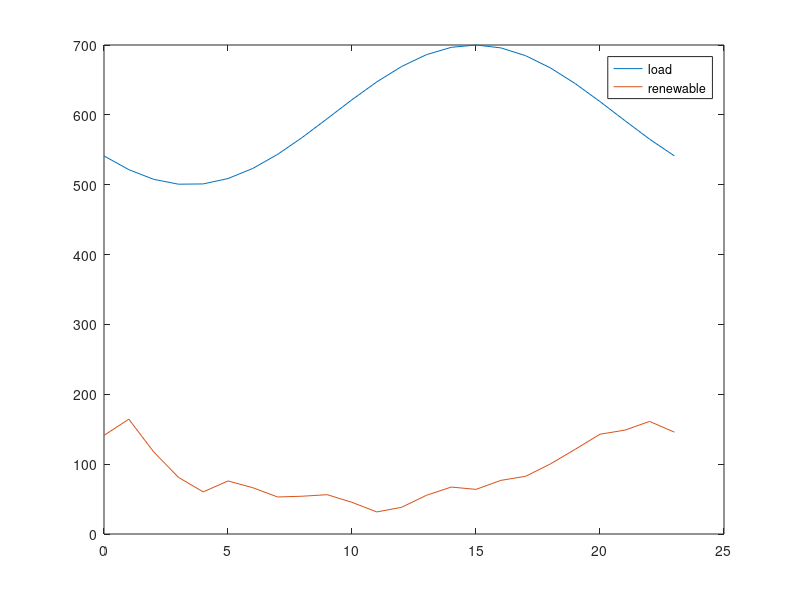

Write MATLAB code to recreate this figure. (Note: this script raises an error after producing the figure.)
clear all

% Runs simulation for the lifetime of the battery

%% Tunables 

life=24480;
Endlife_cap = 0.5;
Starting_cap = 0.8;
Simu_interval = 720; % one month for degredation interval

ESCap = 20; % MW
ESallowed = 0.8;

k_dollar_coal = 2.37; % dollar/mmbtu, 2014: 2.37, 2017: 2.22
k_dollar_gas = 5.00; % dollar/mmbtu, 2014: 5.00, 2017: 3.67

%emissions factors
k_coal = 206*0.453592; % CO2 kg/mmbtu (0.453592 lbs to kg) 210
k_gas = 117*0.453592; % CO2 kg/mmbtu (0.453592 lbs to kg)
k_coal_nox = 0.227*0.453592;
k_gas_nox = 0.116*0.453592;
k_coal_so2 = 0.15713*0.453592; %0.16163
k_gas_so2 = 0.001*0.453592;

k_co2=[k_gas,k_coal,k_gas,k_gas]; % for heavy coal
k_nox=[k_gas_nox,k_coal_nox,k_gas_nox,k_gas_nox]; % for heavy coal
k_so2=[k_gas_so2,k_coal_so2,k_gas_so2,k_gas_so2]; % for heavy coal

k_dollar=[k_dollar_gas,k_dollar_coal,k_dollar_gas,k_dollar_gas]; % for heavy coal

Flag_wind=1; % 0 for no renewables 1 for renewables
Flag_solar=0;
t_vec = [0:23]';
load_profile = 100*sin(linspace(-0.8*pi,1.2*pi,length(t_vec)))+600;

%wind bellow
wind = Flag_wind*[141.1454209 164.3588944 117.67492 81.14462355 60.24906746 75.97386229 66.24155752 53.00033944 54.0897504 56.28039471 45.30936663 31.58459838 38.24235306 55.3985323 67.19698144 63.89313544 76.75370188 82.61862694 100.3076893 121.2392963 142.839525 148.6643123 161.1639311 145.8123442]; % wind
%solar bellow
solar = Flag_solar*[0 0 0 0 0 0 0 0 2.761714555 187.1547077 307.7808614 260.2846929 282.7520984 260.9285882 373.699438 294.5867518 181.2343721 0 0 0 0 0 0 0];

wind_profile=(wind+solar);

figure
plot(t_vec,load_profile,t_vec,wind_profile)
legend('load','renewable')
fname = 'C:/filepath';
saveas(gca, fullfile(fname,'load'),'fig');

%%
up_min_vec = [4,12,4.5,5];%  heavy coal [12,12,4,4] heavy gas [4,12,4,4]
down_min_vec = [4,12,4.5,5];%  heavy coal [12,12,4,4] heavy gas [4,12,4,4]

alpha_load = 0.03;
alpha_wind = 0.05;

mpc = loadcase('case_yl9bus');
baseMVA = mpc.baseMVA;

% Change line constraints
mpc.branch(:,6) = 1000*ones(size(mpc.branch,1),1);%#of rows,adding one to that and multiplying by 1000 then changing the rateA column to that value

% Change generator limits (ineq, linear)
mpc.gen(1:4,9:10) = [250,100;160,64;240,96;150,60]; % 80% gas, 20% coal another option [160,64;250,100;250,100;140,56] [160,64;275,110;275,110;90,36]

%(rows, columns)

%% Calculating coal cost curves
coef_Hunter_3 = [0.0144,21.077,9080,117483];  % Input/output curve, y(1000 Btu/h), x(MW)
x_Hunter = (10:1:100)';
y_Hunter = polyval(coef_Hunter_3,x_Hunter);

coef_Hunter_2 = polyfit(x_Hunter,y_Hunter,2);
y_Hunter_fit = polyval(coef_Hunter_2,x_Hunter);

coef_Hunter_cost = coef_Hunter_2*k_dollar_coal*10^(-3);
cost_Hunter = polyval(coef_Hunter_cost,x_Hunter);

Hunter_max = 100;

g2_max=mpc.gen(2,9);

g2_ratio=g2_max/Hunter_max;

g2_cost=[coef_Hunter_cost(1)/g2_ratio,coef_Hunter_cost(2),coef_Hunter_cost(3)*g2_ratio];

%% Calculating gas cost curves
coef_Moss_3 = [-0.0013,2.955,6561.2,662025];  % Input/output curve, y(1000 Btu/h), x(MW)
x_Moss = (10:10:750)'; % MW
y_Moss = polyval(coef_Moss_3,x_Moss); % 1000 Btu/h

coef_Moss_2 = polyfit(x_Moss,y_Moss,2); %fits a polynomial line of 2 degrees (Ax^2+Bx+C)
y_Moss_fit = polyval(coef_Moss_2,x_Moss); %uses the two polynominal line to create a new line

coef_Moss_cost = coef_Moss_2*k_dollar_gas*10^(-3);
cost_Moss = polyval(coef_Moss_cost,x_Moss);

Moss_max = 750;

g1_max=mpc.gen(1,9);
g3_max=mpc.gen(3,9);
g4_max=mpc.gen(4,9);

g1_ratio=g1_max/Moss_max;
g3_ratio=g3_max/Moss_max;
g4_ratio=g4_max/Moss_max;

g1_cost = [coef_Moss_cost(1)/g1_ratio,coef_Moss_cost(2),coef_Moss_cost(3)*g1_ratio];
g3_cost = [coef_Moss_cost(1)/g3_ratio,coef_Moss_cost(2),coef_Moss_cost(3)*g3_ratio];
g4_cost = [coef_Moss_cost(1)/g4_ratio,coef_Moss_cost(2),coef_Moss_cost(3)*g4_ratio];

%%
mpc.gencost(1,5:7) = g1_cost; 
mpc.gencost(2,5:7) = g2_cost;
mpc.gencost(3,5:7) = g3_cost;
mpc.gencost(4,5:7) = g4_cost;

%%
% Change reserve cost
Rcost = [5;10;4;4;5;10;4;4]*baseMVA; %heavy coal case

c_on = [3.99*mpc.gen(1,9)+3.67*mpc.gen(1,9)*k_dollar_gas;5.61*mpc.gen(2,9)+7.5*mpc.gen(2,9)*k_dollar_coal;
    3.99*mpc.gen(3,9)+3.67*mpc.gen(3,9)*k_dollar_gas;3.99*mpc.gen(4,9)+3.67*mpc.gen(4,9)*k_dollar_gas]; % $ per occurance

c_off = [3.99*mpc.gen(1,9);5.61*mpc.gen(2,9);3.99*mpc.gen(3,9);3.99*mpc.gen(4,9)]; % $ per occurance
c_rES = 0.1;

mileage = 7.364;
eff=0.9;
Rinc=0.04;
EOL_eff=1-(1-eff)*(Rinc+1);
eff_loss=(eff-EOL_eff)/life*24*30; %13680 is the life of the battery

%% prepare

Current_cap = Starting_cap;
Current_t = 0;
tvec = [];
co2_vec = [];
so2_vec = [];
nox_vec = [];
cap_vec = [];
coal_vec=[];
gas_vec=[];
F_coal=[];
F_gas=[];
g1_nES=[];
g2_nES=[];
g3_nES=[];
g4_nES=[];
g1=[];
g2=[];
g3=[];
g4=[];
g1_vec=[];
g2_vec=[];
g3_vec=[];
g4_vec=[];
BaseLoad = 143+159+198; 

n_interval = length(t_vec);
n_generator = 4;
n_wind = 1;
n_reserve = 4;
n_ES = 1;
n_branch = 9;
n_bus = 9;

%% cost
cost_coef = mpc.gencost(1:4,5:7);
Q_gen = diag(cost_coef(:,1))*baseMVA^2; %making cost in 1st column of cost_coef into the diagonal of a 4x4
c_gen = cost_coef(:,2)*baseMVA;
c_gen_c = cost_coef(:,3);
c_reserve = Rcost(1:n_reserve)*2;

CrES = zeros(n_bus,1);
CrES(8,1) = 1; % the first one is 0.1 and the last is 1 

% power flow (eq, linear)
Bmatrix = zeros(n_bus,n_bus);
branch_info = mpc.branch;
for i = 1:n_branch
    ind_i = branch_info(i,1);
    ind_j = branch_info(i,2);
    bij = 1/branch_info(i,4);
    Bmatrix(ind_i,ind_j) = -bij;
    Bmatrix(ind_j,ind_i) = -bij;
end

Bmatrix = Bmatrix + diag(-sum(Bmatrix,2));

bus_info = mpc.bus;

Cg = zeros(n_bus,n_generator);
Cg(1,1) = 1;
Cg(2,2) = 1;
Cg(3,3) = 1;
Cg(6,4) = 1;

Cw = zeros(n_bus,n_wind);
Cw(8,1) = 1;

% generator limits (ineq, linear)
gen_limits = mpc.gen(1:4,9:10)/baseMVA;

% line constraints (ineq, linear)
Smax = mpc.branch(:,6)/baseMVA;

Bline = zeros(n_branch,n_branch);
for i = 1:n_branch
    ind_i = branch_info(i,1);
    ind_j = branch_info(i,2);
    bij = 1/branch_info(i,4);
    Bline(i,ind_i) = bij;
    Bline(i,ind_j) = -bij;
end

% prepare for cvx
Q_gen_cvx = [];
c_gen_cvx = [];
c_gen_c_cvx = [];
c_reserve_cvx = [];
c_on_cvx = [];
c_off_cvx = [];
c_rES_cvx = [];
Cg_cvx = [];
Cw_cvx = [];
CrES_cvx = [];
Bmatrix_cvx = [];
Sd_cvx = [];
gen_max_cvx = [];
gen_min_cvx = [];
wind_forecast_cvx = [];
Smax_cvx = [];
Bline_cvx = [];


for i = 1:n_interval %n_interval is 24 hours so large loop only runs for 1 day but deg. in code is for 1 month??
    
    % Change loads
    loadamp = load_profile(i)/BaseLoad;
    mpc.bus(:,3:4) = loadamp*bus_info(:,3:4);
    Sd =mpc.bus(:,3)/baseMVA;
    
    % Change generator bounds
    wind_forecast = wind_profile(i);
    mpc.gen(5,9:10) = [wind_forecast,0]; % wind
    
    % Matrices
    Q_gen_cvx = blkdiag(Q_gen_cvx,Q_gen);
    c_gen_cvx = [c_gen_cvx;c_gen];
    c_gen_c_cvx = [c_gen_c_cvx;c_gen_c];
    c_reserve_cvx = [c_reserve_cvx;c_reserve];
    c_on_cvx = [c_on_cvx;c_on];
    c_off_cvx = [c_off_cvx;c_off];
    c_rES_cvx = [c_rES_cvx;c_rES];
    
    Cg_cvx = blkdiag(Cg_cvx,Cg);
    Cw_cvx = blkdiag(Cw_cvx,Cw);
    CrES_cvx = blkdiag(CrES_cvx,CrES);
    Bmatrix_cvx = blkdiag(Bmatrix_cvx,Bmatrix);
    Sd_cvx = [Sd_cvx;Sd];
    
    gen_max_cvx = [gen_max_cvx;gen_limits(:,1)];
    gen_min_cvx = [gen_min_cvx;gen_limits(:,2)];
    wind_forecast_cvx = [wind_forecast_cvx;wind_forecast];
    
    Smax_cvx = [Smax_cvx;Smax];
    Bline_cvx = blkdiag(Bline_cvx,Bline);
    
end

cvx_begin

variables p(n_generator*n_interval) pw(n_wind*n_interval) theta(n_bus*n_interval) r(n_reserve*n_interval)
variable u(n_generator*n_interval) binary
variable v(n_generator*n_interval) binary
variable w(n_generator*n_interval) binary

minimize (quad_form(p,Q_gen_cvx) + c_gen_cvx'*p + c_reserve_cvx'*r + c_on_cvx'*v + c_off_cvx'*w + c_gen_c_cvx'*u)

subject to
-Cg_cvx*p - Cw_cvx*pw + Bmatrix_cvx*theta + Sd_cvx == 0
p + r <= gen_max_cvx.*u
p - r >= gen_min_cvx.*u
0 <= pw <= wind_forecast_cvx/baseMVA

for i = 1:n_interval
    theta_i = theta((i-1)*n_bus+1:i*n_bus);
    u_i = u((i-1)*n_generator+1:i*n_generator);
    -Smax <= Bline*theta((i-1)*n_bus+1:i*n_bus) <= Smax
    
    theta((i-1)*n_bus+1) == 0
    r_i = r((i-1)*n_reserve+1:i*n_reserve);
    r_demand_i = alpha_wind*pw(i)+alpha_load*load_profile(i)/baseMVA;
    sum(r_i) >= r_demand_i
end

r >= 0

u_0_length = max(max(up_min_vec),max(down_min_vec))+1;
u_0 = ones(n_generator*u_0_length,1); % assume all generator on in the previous period
u_extend = [u_0;u];

for k = 1:n_generator
    up_min = up_min_vec(k);
    down_min = down_min_vec(k);
    for i = 2:(n_interval+u_0_length)
        u_i = u_extend((i-1)*n_generator+k);
        u_iminus = u_extend((i-2)*n_generator+k);
        if (n_interval+u_0_length-i) >= down_min
            for j = 1:down_min-1
                u_j = u_extend((i-1+j)*n_generator+k);
                u_iminus - u_i + u_j <= 1
            end
        else
            for j = 1:(n_interval+u_0_length-i)
                u_j = u_extend((i-1+j)*n_generator+k);
                u_iminus - u_i + u_j <= 1
            end
        end
        if (n_interval+u_0_length-i) >= up_min
            for j = 1:up_min-1
                u_j = u_extend((i-1+j)*n_generator+k);
                -u_iminus + u_i - u_j <= 0
            end
        else
            for j = 1:(n_interval+u_0_length-i)
                u_j = u_extend((i-1+j)*n_generator+k);
                -u_iminus + u_i - u_j <= 0
            end
        end
    end
end

for i = 1:n_interval
    u_i = u((i-1)*n_generator+1:i*n_generator);
    if i == 1
        u_iminus = u_0(end-3:end);
    else
        u_iminus = u((i-2)*n_generator+1:(i-1)*n_generator);
    end
    v_i = v((i-1)*n_generator+1:i*n_generator);
    w_i = w((i-1)*n_generator+1:i*n_generator);
    -u_iminus + u_i - v_i <= 0
    u_iminus - u_i - w_i <= 0
end

cvx_end

p_noES = p;
pw_noES = pw;
r_noES = r;
u_noES = u;
v_noES = v;
w_noES = w;

d=1;

while Current_cap > Endlife_cap
    
    Current_t;
    
    if (Current_t) == 0
        Current_cap;
    else
        Current_cap = Starting_cap-(1-f_BatteryDegrade_Xu(Current_t))
    end
    tvec = [tvec;Current_t];
    cap_vec = [cap_vec;Current_cap];
    Current_t = Current_t + Simu_interval %simulation interval needs to be converted from hours to days
    
    ESavailable = ESCap*Current_cap*ESallowed/2; %%% this should just be ESCap
    maxES = ESavailable/baseMVA;
    
    
    %%
    
    clearvars p pw theta r u v w
    
    cvx_begin
    
    variables p(n_generator*n_interval) pw(n_wind*n_interval) theta(n_bus*n_interval) r(n_reserve*n_interval) rES(n_ES*n_interval)
    variable u(n_generator*n_interval) binary
    variable v(n_generator*n_interval) binary
    variable w(n_generator*n_interval) binary
    
    minimize (quad_form(p,Q_gen_cvx) + c_gen_cvx'*p + c_reserve_cvx'*r + c_on_cvx'*v + c_off_cvx'*w + c_rES_cvx'*rES + c_gen_c_cvx'*u)
    
    beta = mileage/24*(1-eff);
    eff=eff-eff_loss;
    
    subject to
    -Cg_cvx*p - Cw_cvx*pw + Bmatrix_cvx*theta + Sd_cvx + CrES_cvx*rES*beta == 0
    p + r <= gen_max_cvx.*u
    p - r >= gen_min_cvx.*u
    0 <= pw <= wind_forecast_cvx/baseMVA
    
    for i = 1:n_interval
        theta_i = theta((i-1)*n_bus+1:i*n_bus);
        u_i = u((i-1)*n_generator+1:i*n_generator);
        -Smax <= Bline*theta((i-1)*n_bus+1:i*n_bus) <= Smax
        
        theta((i-1)*n_bus+1) == 0
        r_i = r((i-1)*n_reserve+1:i*n_reserve);
        rES_i = rES((i-1)*n_ES+1:i*n_ES);
        r_demand_i = alpha_wind*pw(i)+alpha_load*load_profile(i)/baseMVA;
        sum(r_i) + sum(rES_i) >= r_demand_i
    end
    
    r >= 0
    0 <= rES <= maxES
    
    u_0_length = max(max(up_min_vec),max(down_min_vec))+1;
    u_0 = ones(n_generator*u_0_length,1); % assume all generator on in the previous period
    u_extend = [u_0;u];
    for k = 1:n_generator
        up_min = up_min_vec(k);
        down_min = down_min_vec(k);
        for i = 2:(n_interval+u_0_length)
            u_i = u_extend((i-1)*n_generator+k);
            u_iminus = u_extend((i-2)*n_generator+k);
            if (n_interval+u_0_length-i) >= down_min
                for j = 1:down_min-1
                    u_j = u_extend((i-1+j)*n_generator+k);
                    u_iminus - u_i + u_j <= 1
                end
            else
                for j = 1:(n_interval+u_0_length-i)
                    u_j = u_extend((i-1+j)*n_generator+k);
                    u_iminus - u_i + u_j <= 1;
                end
            end
            if (n_interval+u_0_length-i) >= up_min
                for j = 1:up_min-1
                    u_j = u_extend((i-1+j)*n_generator+k);
                    -u_iminus + u_i - u_j <= 0
                end
            else
                for j = 1:(n_interval+u_0_length-i)
                    u_j = u_extend((i-1+j)*n_generator+k);
                    -u_iminus + u_i - u_j <= 0
                end
            end
        end
    end
    
    for i = 1:n_interval
        u_i = u((i-1)*n_generator+1:i*n_generator);
        if i == 1
            u_iminus = u_0(end-3:end);
        else
            u_iminus = u((i-2)*n_generator+1:(i-1)*n_generator);
        end
        v_i = v((i-1)*n_generator+1:i*n_generator);
        w_i = w((i-1)*n_generator+1:i*n_generator);
        -u_iminus + u_i - v_i <= 0
        u_iminus - u_i - w_i <= 0
    end
    
    cvx_end
    
    
    for i = 1:n_interval
        
        p_i = p_noES((i-1)*n_generator+1:i*n_generator);
        p1_noES(i,1) = p_i(1);
        p2_noES(i,1) = p_i(2);
        p3_noES(i,1) = p_i(3);
        p4_noES(i,1) = p_i(4);
        
        u_i = u_noES((i-1)*n_generator+1:i*n_generator);
        u1_noES(i,1) = u_i(1);
        u2_noES(i,1) = u_i(2);
        u3_noES(i,1) = u_i(3);
        u4_noES(i,1) = u_i(4);
        
        r_i = r_noES((i-1)*n_generator+1:i*n_generator);
        r1_noES(i,1) = r_i(1);
        r2_noES(i,1) = r_i(2);
        r3_noES(i,1) = r_i(3);
        r4_noES(i,1) = r_i(4);
        
    end
    
    for i = 1:n_interval
        
        p_i = p((i-1)*n_generator+1:i*n_generator);
        p1(i,1) = p_i(1);
        p2(i,1) = p_i(2);
        p3(i,1) = p_i(3);
        p4(i,1) = p_i(4);
        
        u_i = u((i-1)*n_generator+1:i*n_generator);
        u1(i,1) = u_i(1);
        u2(i,1) = u_i(2);
        u3(i,1) = u_i(3);
        u4(i,1) = u_i(4);
        
        r_i = r((i-1)*n_generator+1:i*n_generator);
        r1(i,1) = r_i(1);
        r2(i,1) = r_i(2);
        r3(i,1) = r_i(3);
        r4(i,1) = r_i(4);
        
    end
    
    if (Current_t)==720
    figure 
    subplot(3,2,1)
    plot(t_vec,p1_noES*baseMVA,'-o',t_vec,p1*baseMVA,'--x','MarkerSize',3)
    hline = refline([0 100]);
    hline.Color='k';
    hline.LineStyle='--';
    hline = refline([0 250]);
    hline.Color='k';
    hline.LineStyle='--';
    legend('w/o ES','w ES','Location','northoutside','Orientation','Horizontal')
    xlim([0,23])
    
    ylabel('G1 MW (NG)')
    subplot(3,2,2)
    plot(t_vec,p2_noES*baseMVA,'-o',t_vec,p2*baseMVA,'--x','MarkerSize',3)
    hline = refline([0 64]);
    hline.Color='k';
    hline.LineStyle='--';
    hline = refline([0 160]);
    hline.Color='k';
    hline.LineStyle='--';
    xlim([0,23])

    ylabel('G2 MW (Coal)')
    subplot(3,2,3)
    plot(t_vec,p3_noES*baseMVA,'-o',t_vec,p3*baseMVA,'--x','MarkerSize',3)
    hline = refline([0 96]);
    hline.Color='k';
    hline.LineStyle='--';
    hline = refline([0 240]);
    hline.Color='k';
    hline.LineStyle='--';
    xlim([0,23])

    ylabel('G3 MW (NG)')
    subplot(3,2,4)
    plot(t_vec,p4_noES*baseMVA,'-o',t_vec,p4*baseMVA,'--x','MarkerSize',3)
    hline = refline([0 60]);
    hline.Color='k';
    hline.LineStyle='--';
    hline = refline([0 150]);
    hline.Color='k';
    hline.LineStyle='--';
    xlim([0,23])
    ylabel('G4 MW (NG)')
    
    subplot(3,2,5)
    plot(t_vec,pw_noES*baseMVA,'-o',t_vec,pw*baseMVA,'--x','MarkerSize',3)
    xlim([0,23])
    ylabel('Renewable MW')
    xlabel('Hours')
    saveas(gca, fullfile(fname,'Dispatch_Init'),'fig');

    figure %7
    subplot(3,2,1)
    plot(t_vec,r1_noES*baseMVA,'-o',t_vec,r1*baseMVA,'--x','MarkerSize',3)
    legend('w/o ES','w ES','Location','northoutside','Orientation','Horizontal')
    title('Reserve dispatch (MW)')
    xlim([0,23])
%     ylim([0,30])
    ylabel('G1 MW (NG)')
    subplot(3,2,2)
    plot(t_vec,r2_noES*baseMVA,'-o',t_vec,r2*baseMVA,'--x','MarkerSize',3)
    xlim([0,23])
%     ylim([0,30])
    ylabel('G2 MW (Coal)')
    subplot(3,2,3)
    plot(t_vec,r3_noES*baseMVA,'-o',t_vec,r3*baseMVA,'--x','MarkerSize',3)
    xlim([0,23])
%     ylim([0,30])
    ylabel('G3 MW (NG)')
    subplot(3,2,4)
    plot(t_vec,r4_noES*baseMVA,'-o',t_vec,r4*baseMVA,'--x','MarkerSize',3)
    xlim([0,23])
%     ylim([0,30])
    ylabel('G4 MW (NG)')
    subplot(3,2,5)
    plot(t_vec,zeros(length(t_vec),1),'-o',t_vec,rES*baseMVA,'--x','MarkerSize',3)
    xlim([0,23])
%     ylim([0,30])
    ylabel('Battery MW')
    xlabel('Hours')
    saveas(gca, fullfile(fname,'Reserves_Init'),'fig');
    end
    
    co2_total_noES = [];
    so2_total_noES = [];
    nox_total_noES = [];
    cost_p_noES = [];
    cost_r_noES = [];
    cost_total_noES = [];
    gen1=[];
    gen2=[];
    gen3=[];
    gen4=[];
    gen1_noES=[];
    gen2_noES=[];
    gen3_noES=[];
    gen4_noES=[];
    Fuel_coal_noES = [];
    Fuel_gas_noES = [];
    
    for i = 1:length(t_vec)
        
        p_1 = p1_noES(i)*baseMVA;
        p_2 = p2_noES(i)*baseMVA;
        p_3 = p3_noES(i)*baseMVA;
        p_4 = p4_noES(i)*baseMVA;
        
        gen1_nES(i)=p_1;
        gen2_nES(i)=p_2;
        gen3_nES(i)=p_3;
        gen4_nES(i)=p_4;
                
        cost_1 = polyval(mpc.gencost(1,5:7),p_1);
        cost_2 = polyval(mpc.gencost(2,5:7),p_2);
        cost_3 = polyval(mpc.gencost(3,5:7),p_3);
        cost_4 = polyval(mpc.gencost(4,5:7),p_4);
        
        cost_p_noES(i,1) = cost_1 + cost_2 + cost_3 + cost_4;
        
        r_i = r_noES((i-1)*n_reserve+1:i*n_reserve);
        cost_r_noES(i,1) = c_reserve'*r_i;
        
        cost_total_noES(i,1) = cost_p_noES(i,1) + cost_r_noES(i,1);
        
        Fuel1 = cost_1/k_dollar(1,1); %MMBtu
        Fuel2 = cost_2/k_dollar(1,2);
        Fuel3 = cost_3/k_dollar(1,3);
        Fuel4 = cost_4/k_dollar(1,4);
        
        co2_1 = cost_1/k_dollar(1,1)*k_co2(1,1);
        co2_2 = cost_2/k_dollar(1,2)*k_co2(1,2);
        co2_3 = cost_3/k_dollar(1,3)*k_co2(1,3);
        co2_4 = cost_4/k_dollar(1,4)*k_co2(1,4);
        
        so2_1 = cost_1/k_dollar(1,1)*k_so2(1,1);
        so2_2 = cost_2/k_dollar(1,2)*k_so2(1,2);
        so2_3 = cost_3/k_dollar(1,3)*k_so2(1,3);
        so2_4 = cost_4/k_dollar(1,4)*k_so2(1,4);
        
        nox_1 = cost_1/k_dollar(1,1)*k_nox(1,1);
        nox_2 = cost_2/k_dollar(1,2)*k_nox(1,2);
        nox_3 = cost_3/k_dollar(1,3)*k_nox(1,3);
        nox_4 = cost_4/k_dollar(1,4)*k_nox(1,4);
        
        if (p_1<1)
            Fuel1=0;
            co2_1=0;
            so2_1=0;
            nox_1=0;
        end
        if (p_2<1)
            Fuel2=0;
            co2_2=0;
            so2_2=0;
            nox_2=0;
        end
        if (p_3<1)
            Fuel3=0;
            co2_3=0;
            so2_3=0;
            nox_3=0;
        end
        if (p_4<1)
            Fuel4=0;
            co2_4=0;
            so2_4=0;
            nox_4=0;
        end
        
        co2_p = co2_1+co2_2+co2_3+co2_4;
        so2_p = so2_1+so2_2+so2_3+so2_4;
        nox_p = nox_1+nox_2+nox_3+nox_4;
        
        coal_p = Fuel2; % heavy coal
        gas_p = Fuel3 + Fuel4+Fuel1; % heavy coal
        
        co2_total_noES(i,1) = co2_p; %represents a day's worth of emissions
        so2_total_noES(i,1) = so2_p; %represents a day's worth of emissions
        nox_total_noES(i,1) = nox_p; %represents a day's worth of emissions
        Fuel_coal_noES(i,1) = coal_p;
        Fuel_gas_noES(i,1) = gas_p;
        Fuel_G1_noES(i,1) = Fuel1;
        Fuel_G2_noES(i,1) = Fuel2;
        Fuel_G3_noES(i,1) = Fuel3;
        Fuel_G4_noES(i,1) = Fuel4;
    end
    
    g1_nES(d)=sum(gen1_nES);
    g2_nES(d)=sum(gen2_nES);
    g3_nES(d)=sum(gen3_nES);
    g4_nES(d)=sum(gen4_nES);
    f1_nES(d)=sum(Fuel_G1_noES);
    f2_nES(d)=sum(Fuel_G2_noES);
    f3_nES(d)=sum(Fuel_G3_noES);
    f4_nES(d)=sum(Fuel_G4_noES);

    
    co2_total = [];
    so2_total = [];
    nox_total = [];
    cost_p = [];
    cost_r = [];
    cost_total = [];
    Fuel_coal = [];
    Fuel_gas = [];

    
    for i = 1:length(t_vec)
        
        p_1 = p1(i)*baseMVA;
        p_2 = p2(i)*baseMVA;
        p_3 = p3(i)*baseMVA;
        p_4 = p4(i)*baseMVA;
        
        gen1(i)=p_1;
        gen2(i)=p_2;
        gen3(i)=p_3;
        gen4(i)=p_4;
        
        cost_1 = polyval(mpc.gencost(1,5:7),p_1);
        cost_2 = polyval(mpc.gencost(2,5:7),p_2);
        cost_3 = polyval(mpc.gencost(3,5:7),p_3);
        cost_4 = polyval(mpc.gencost(4,5:7),p_4);
        
        cost_p(i,1) = cost_1 + cost_2 + cost_3 + cost_4;
        
        r_i = r((i-1)*n_reserve+1:i*n_reserve);
        cost_r(i,1) = c_reserve'*r_i;
        
        cost_total(i,1) = cost_p(i,1) + cost_r(i,1);
        
        co2_1 = cost_1/k_dollar(1,1)*k_co2(1,1);
        co2_2 = cost_2/k_dollar(1,2)*k_co2(1,2);
        co2_3 = cost_3/k_dollar(1,3)*k_co2(1,3);
        co2_4 = cost_4/k_dollar(1,4)*k_co2(1,4);
        
        so2_1 = cost_1/k_dollar(1,1)*k_so2(1,1);
        so2_2 = cost_2/k_dollar(1,2)*k_so2(1,2);
        so2_3 = cost_3/k_dollar(1,3)*k_so2(1,3);
        so2_4 = cost_4/k_dollar(1,4)*k_so2(1,4);
        
        nox_1 = cost_1/k_dollar(1,1)*k_nox(1,1);
        nox_2 = cost_2/k_dollar(1,2)*k_nox(1,2);
        nox_3 = cost_3/k_dollar(1,3)*k_nox(1,3);
        nox_4 = cost_4/k_dollar(1,4)*k_nox(1,4);
        
        Fuel1 = cost_1/k_dollar(1,1); %MMBtu
        Fuel2 = cost_2/k_dollar(1,2);
        Fuel3 = cost_3/k_dollar(1,3);
        Fuel4 = cost_4/k_dollar(1,4);
        
        if (p_1<1)
            Fuel1=0;
            co2_1=0;
            so2_1=0;
            nox_1=0;
        end
        if (p_2<1)
            Fuel2=0;
            co2_2=0;
            so2_2=0;
            nox_2=0;
        end
        if (p_3<1)
            Fuel3=0;
            co2_3=0;
            so2_3=0;
            nox_3=0;
        end
        if (p_4<1)
            Fuel4=0;
            co2_4=0;
            so2_4=0;
            nox_4=0;
        end
        
        co2_p = co2_1+co2_2+co2_3+co2_4;
        so2_p = so2_1+so2_2+so2_3+so2_4;
        nox_p = nox_1+nox_2+nox_3+nox_4;
        
        coal_p = Fuel2; % heavy coal
        gas_p = Fuel3 + Fuel4 + Fuel1; % heavy coal

        co2_total(i,1) = co2_p;
        so2_total(i,1) = so2_p;
        nox_total(i,1) = nox_p;
        Fuel_coal(i,1) = coal_p;
        Fuel_gas(i,1) = gas_p;
        Fuel_G1(i,1) = Fuel1;
        Fuel_G2(i,1) = Fuel2;
        Fuel_G3(i,1) = Fuel3;
        Fuel_G4(i,1) = Fuel4;
        
        
    end

    g1(d)=sum(gen1);
    g2(d)=sum(gen2);
    g3(d)=sum(gen3);
    g4(d)=sum(gen4);
    f1(d)=sum(Fuel_G1);
    f2(d)=sum(Fuel_G2);
    f3(d)=sum(Fuel_G3);
    f4(d)=sum(Fuel_G4);
    d=d+1;
   
    F_coal_delta = sum(Fuel_coal) - sum(Fuel_coal_noES); %total for one day in each month
    F_gas_delta = sum(Fuel_gas) - sum(Fuel_gas_noES); %total for one day in each month
    co2_delta = sum(co2_total) - sum(co2_total_noES);
    so2_delta = sum(so2_total) - sum(so2_total_noES);
    nox_delta = sum(nox_total) - sum(nox_total_noES);
    g1_delta=sum(g1)-sum(g1_nES);
    g2_delta=sum(g2)-sum(g2_nES);
    g3_delta=sum(g3)-sum(g3_nES);
    g4_delta = sum(g4)-sum(g4_nES);
    
    coal_vec = [coal_vec;F_coal_delta];
    gas_vec = [gas_vec;F_gas_delta];
    co2_vec = [co2_vec;co2_delta];
    so2_vec = [so2_vec;so2_delta];
    nox_vec = [nox_vec;nox_delta];% possitive if ES increased emissions
    g1_vec = [g1_vec;g1_delta];
    g2_vec = [g2_vec;g2_delta];
    g3_vec = [g3_vec;g3_delta];
    g4_vec = [g4_vec;g4_delta];

    curt_ES = sum(pw*baseMVA)/sum(wind_profile)
    curt_noES = sum(pw_noES*baseMVA)/sum(wind_profile)

if (Current_t)==720
    figure 
    subplot(2,2,1)
    plot(t_vec,Fuel_G1_noES,'-o',t_vec,Fuel_G1,'--x','MarkerSize',3)
    legend('w/o ES','w ES','Location','northoutside','Orientation','Horizontal')
    title('Fuel (MMBtu)')
    xlim([0,23])
    ylabel('G1 MMBtu (Coal)')
    
    subplot(2,2,2)
    plot(t_vec,Fuel_G2_noES,'-o',t_vec,Fuel_G2,'--x','MarkerSize',3)
    xlim([0,23])
    ylabel('G2 MMBtu (Coal)')
    
    subplot(2,2,3)
    plot(t_vec,Fuel_G3_noES,'-o',t_vec,Fuel_G3,'--x','MarkerSize',3)
    xlim([0,23])
    ylabel('G3 MMBtu (NG)')
    
    subplot(2,2,4)
    plot(t_vec,Fuel_G4_noES,'-o',t_vec,Fuel_G4,'--x','MarkerSize',3)
    xlim([0,23])
    ylabel('G4 MMBtu (NG)')
    saveas(gca, fullfile(fname,'Fuel_Init'),'fig');
    end
end
%%

    figure 
    subplot(3,2,1)
    plot(t_vec,p1_noES*baseMVA,'-o',t_vec,p1*baseMVA,'--x','MarkerSize',3)
    legend('w/o ES','w ES','Location','northoutside','Orientation','Horizontal')
    title('Generator dispatch (MW)')
    hline = refline([0 100]);
    hline.Color='k';
    hline.LineStyle='--';
    hline = refline([0 250]);
    hline.Color='k';
    hline.LineStyle='--';
    xlim([0,23])
    ylabel('G1 MW (NG)')
    
    subplot(3,2,2)
    plot(t_vec,p2_noES*baseMVA,'-o',t_vec,p2*baseMVA,'--x','MarkerSize',3)
    hline = refline([0 64]);
    hline.Color='k';
    hline.LineStyle='--';
    hline = refline([0 160]);
    hline.Color='k';
    hline.LineStyle='--';
    xlim([0,23])
    ylabel('G2 MW (Coal)')
    
    subplot(3,2,3)
    plot(t_vec,p3_noES*baseMVA,'-o',t_vec,p3*baseMVA,'--x','MarkerSize',3)
    hline = refline([0 96]);
    hline.Color='k';
    hline.LineStyle='--';
    hline = refline([0 240]);
    hline.Color='k';
    hline.LineStyle='--';
    xlim([0,23])
    ylabel('G3 MW (NG)')
    xlabel('Hours')
    
    subplot(3,2,4)
    plot(t_vec,p4_noES*baseMVA,'-o',t_vec,p4*baseMVA,'--x','MarkerSize',3)
    hline = refline([0 60]);
    hline.Color='k';
    hline.LineStyle='--';
    hline = refline([0 150]);
    hline.Color='k';
    hline.LineStyle='--';
    xlim([0,23])
    ylabel('G4 MW (NG)')
    xlabel('Hours')
    
    subplot(3,2,5)
    plot(t_vec,pw_noES*baseMVA,'-o',t_vec,pw*baseMVA,'--x','MarkerSize',3)
    xlim([0,23])
    ylabel('Renewable MW')
    xlabel('Hours')
    saveas(gca, fullfile(fname,'Dispatch_Final'),'fig');
    
    
    figure %7
    subplot(3,2,1)
    plot(t_vec,r1_noES*baseMVA,'-o',t_vec,r1*baseMVA,'--x','MarkerSize',3)
    legend('w/o ES','w ES','Location','northoutside','Orientation','Horizontal')
    title('Reserve dispatch (MW)')
    xlim([0,23])
    ylabel('G1 MW (NG)')
    
    subplot(3,2,2)
    plot(t_vec,r2_noES*baseMVA,'-o',t_vec,r2*baseMVA,'--x','MarkerSize',3)
    xlim([0,23])
    ylabel('G2 MW (Coal)')
    
    subplot(3,2,3)
    plot(t_vec,r3_noES*baseMVA,'-o',t_vec,r3*baseMVA,'--x','MarkerSize',3)
    xlim([0,23])
    ylabel('G3 MW (NG)')
    
    subplot(3,2,4)
    plot(t_vec,r4_noES*baseMVA,'-o',t_vec,r4*baseMVA,'--x','MarkerSize',3)
    xlim([0,23])
    ylabel('G4 MW (NG)')
    
    subplot(3,2,5)
    plot(t_vec,zeros(length(t_vec),1),'-o',t_vec,rES*baseMVA,'--x','MarkerSize',3)
    xlim([0,23])
    ylabel('Battery MW')
    xlabel('Hours')
    saveas(gca, fullfile(fname,'Reserves_Final'),'fig');
    
total_co2 = sum(30*co2_vec)%Simu_interval is 30*24
total_so2 = sum(30*so2_vec)
total_nox = sum(30*nox_vec)
total_coal = sum(30*coal_vec)
total_gas = sum(30*gas_vec)
total_coal_MW=30*(sum(g2_vec))
total_gas_MW=30*(sum(g3_vec)+sum(g4_vec)+sum(g1_vec))

label={'2nd_NG_W'};
impacts(1,:)=[total_co2,total_so2,total_nox,total_gas,total_coal,total_gas_MW,total_coal_MW];
xlswrite('impacts_Xu.xlsx',label,1,'A63')
xlswrite('impacts_Xu.xlsx',impacts,1,'B63')

%%
figure
plot(tvec,co2_vec,'-o') % tvec is in hours not days
xlabel('Hours')
ylabel('CO_2 (kg)')
saveas(gca, fullfile(fname,'CO2'),'fig');

figure
plot(tvec,coal_vec,'-o',tvec,gas_vec,'-o') % tvec is in hours not days
xlabel('Hours')
ylabel('Fuel (mmBtu)')
legend('Coal','Gas')
saveas(gca, fullfile(fname,'Fuel'),'fig');

figure
plot(tvec/24/30,g1,'-o',tvec/24/30,g2,'-o',tvec/24/30,g3,'-o',tvec/24/30,g4,'-o')
legend('g1','g2','g3','g4')
xlabel('Months')
ylabel('Generation (MWh)')
saveas(gca, fullfile(fname,'Gen_ES'),'fig');

figure
plot(tvec/24/30,g1_nES,'-o',tvec/24/30,g2_nES,'-o',tvec/24/30,g3_nES,'-o',tvec/24/30,g4_nES,'-o')
legend('g1_nES','g2_nES','g3_nES','g4_nES')
xlabel('Months')
ylabel('Generation (MWh)')
saveas(gca, fullfile(fname,'Gen_noES'),'fig');